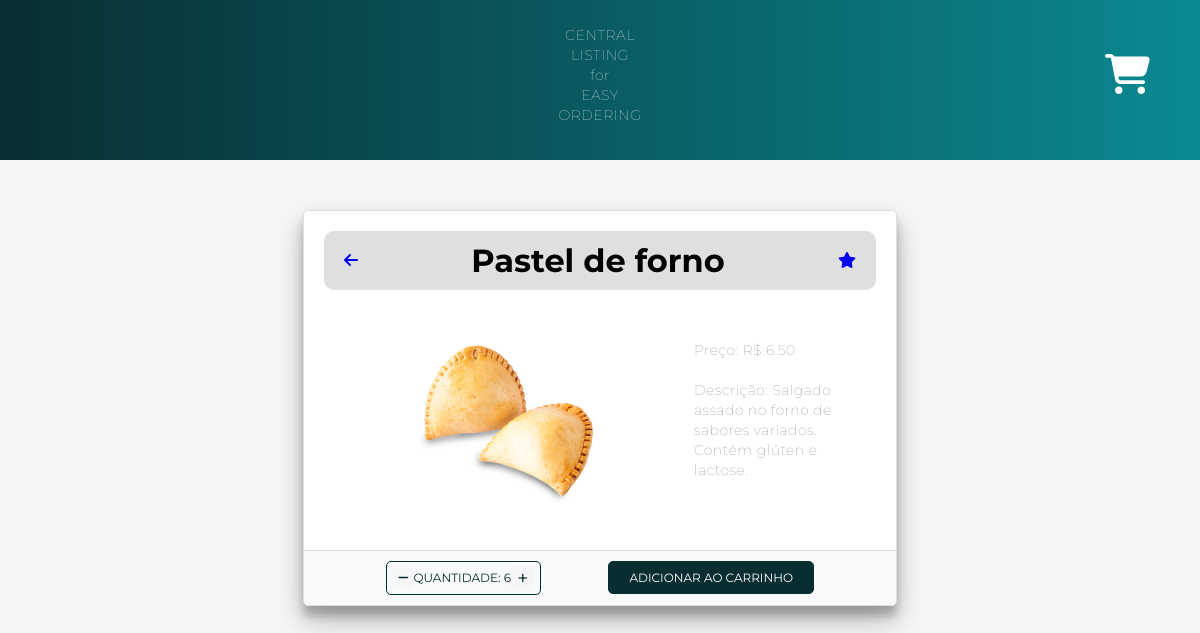
Screenshot of /product_detail/1/ (signed in) with the database file from the repository.
### main/models.py (models this page shows, shortened)
class FoodProduct(models.Model):
    name = models.CharField(max_length=255)
    price = models.DecimalField(max_digits=10, decimal_places=2)
    image = models.ImageField(upload_to='static/food_products/', default="static/food_products/default")
    description = models.TextField()
    ingredients = models.ManyToManyField(Ingredients, blank=True)

class Cart(models.Model):
    user = models.ForeignKey(User, on_delete=models.CASCADE)
    product = models.ForeignKey(FoodProduct, on_delete=models.CASCADE)
    quantity = models.PositiveBigIntegerField(default=1)

### main/views.py (the view)
# urls.py: path('product_detail/<int:product_id>/', views.product_detail_view, name='product_detail'),
@login_required(login_url='login')
def product_detail_view(request, product_id):
    product = get_object_or_404(FoodProduct, id=product_id)
    quant, created = Cart.objects.get_or_create(user=request.user, product=product)
    context = {'product': product, 'quant': quant}
    return render(request, 'product_detail.html', context)

### templates/product_detail.html (shortened to what this page needs)
{% load static %}
<!DOCTYPE html>
<html>
<head>
    <link rel="stylesheet" type="text/css" href="{% static '../static/css/product_detail.css' %}">
    <link rel="stylesheet" href="https://cdnjs.cloudflare.com/ajax/libs/font-awesome/6.4.0/css/all.min.css" />
</head>
<body>
    <nav>
        <p>CENTRAL<br>LISTING<br>for<br>EASY<br>ORDERING</p>
        <div class="cart-icon">
            <a class="fas fa-shopping-cart cart-link" href="{% url 'cart' %}" style="text-decoration:none"></a>
        </div>
    </nav>
    <div class="container">
        <div class="row">
            <div class="col-md-4 mb-4">
                <div class="card h-100">
                    <div class="top-bar">
                        <a href="{% url 'home' %}" class="back-to-home">
                            <i class="fas fa-arrow-left" name="go-back"></i>
                        </a>
                        <h1 class="text-center">{{ product.name }} </h1>
                        <a href="{% url 'cart' %}" style="text-decoration:none">
                            <i class="fa fa-star"></i>
                        </a>
                    </div>
                    <div class="card-body">
                        <div class="card-colunm">
                            <div class="card-img">
                                <img src="{{ product.image.url }}" class="card-img-top" alt="{{ product.name }}">
                            </div>
                            <div class= "card-content">
                                <p class="card-text">Preço: R$ {{ product.price }}</p>
                                <p class="card-text">Descrição: {{ product.description }}</p>
                            </div>
                        </div>
                        <div class="card-footer">
                            <div class="quantity-box btn-counter btn-outline-secondary">
                                <a href="{% url 'decrement_quantity_prod_detail' product.id %}" class="fa-sharp fa-solid fa-minus btn-sm minus-link" style="text-decoration: none" name="decrease"></a>
                                <span>quantidade: {{ quant.quantity }}</span>
                                <a href="{% url 'increment_quantity_prod_detail' product.id %}" class="fa-light fa-plus btn-sm plus-link" style="text-decoration: none" name="increase"></a>
                        </div>
                        <a href="{% url 'add_to_cart_from_detail' product.id %}" class="btn btn-primary" style="text-decoration:none" name="cartAdd">Adicionar ao Carrinho</a>
                    </div>
                    </div>
                </div>
            </div>
        </div>
    </div>
</body>
</html>

### static/css/product_detail.css (style rules this page uses)
* { box-sizing: border-box; margin: 0; padding: 0; }
body { background: #f6f5f7; font-family: 'Montserrat', sans-serif; }
nav { background: linear-gradient(90deg, #082E31, #0b8992); padding: 5px; text-align: center; font-size: 15px; font-weight: bold; width: 100%; color: #fff; margin-bottom: 50px; }
p { font-size: 14px; font-weight: 100; line-height: 20px; letter-spacing: 0.5px; margin: 20px 0 30px; }
.container { width: 80%; margin: 0 auto; }
.text-center { text-align: center; margin: 0 auto; }
h1 { font-weight: bold; margin-bottom: 40px; }
.row { display: flex; flex-wrap: wrap; justify-content: center; }
.col-md-4 { width: 65%; margin-bottom: 30px; padding: 0 15px; }
.card { background-color: #fff; border: 1px solid #ddd; border-radius: 5px; box-shadow: 0 14px 28px rgba(0,0,0,0.25), 0 10px 10px rgba(0,0,0,0.22); display: flex; flex-direction: column; height: 100%; }
.card-img-top { max-width: 100%; height: auto; display: block; border-top-left-radius: 5px; border-top-right-radius: 5px; }
.card-body { flex-grow: 1; }
.card-text { color: #777; font-size: 14px; margin-bottom: 15px; }
.card-footer { background-color: #f8f9fa; border-top: 1px solid #ddd; display: flex; justify-content: space-evenly; align-items: center; padding: 10px 15px; border-bottom-left-radius: 5px; border-bottom-right-radius: 5px; }
.btn { text-transform: uppercase; font-size: 12px; padding: 8px 20px; border-radius: 5px; cursor: pointer; text-decoration: none; }
.btn-primary { background-color: #082E31; color: #fff; border: 1px solid #082E31; }
.btn-outline-secondary { background-color: transparent; color: #082E31; border: 1px solid #082E31; }
.cart-icon { position: absolute; top: 50px; right: 50px; font-size: 40px; }
.cart-link { color: #fff; }
.top-bar { display: flex; align-items: center; padding: 10px 20px; background-color: #dfdfdf; border-radius: 10px; margin-bottom: 20px; justify-content: space-between; margin: 20px 20px 0px 20px; }
.plus-link { padding: 0px 6px 0px 6px; display: inline-block; background-color: #f6f5f7; color: #082E31; font-size: 20px }
.minus-link { padding: 5px 5px; display: inline-block; background-color: #f6f5f7; color: #082E31; font-size: 12px }
.quantity-box { display: flex; align-items: center; border: 1px solid #082E31; border-radius: 10px; box-sizing: 1px; }
.card-colunm { padding: 0px 30px 0px 30px; display: flex; justify-content: space-evenly; }
.card-img { padding: 30px 0px 30px 30px; }
.card-img img { max-width: 300px; }
.card-content { padding: 30px; }
.btn-counter { text-transform: uppercase; font-size: 12px; padding: 4px 6px; border-radius: 5px; cursor: pointer; text-decoration: none; }

### rows the page displays
FoodProduct: name "Pastel de forno", image (picture), price "6.50", description "Salgado assado no forno de sabores variados. Contém glúten e lactose."
Cart: quantity "6"
